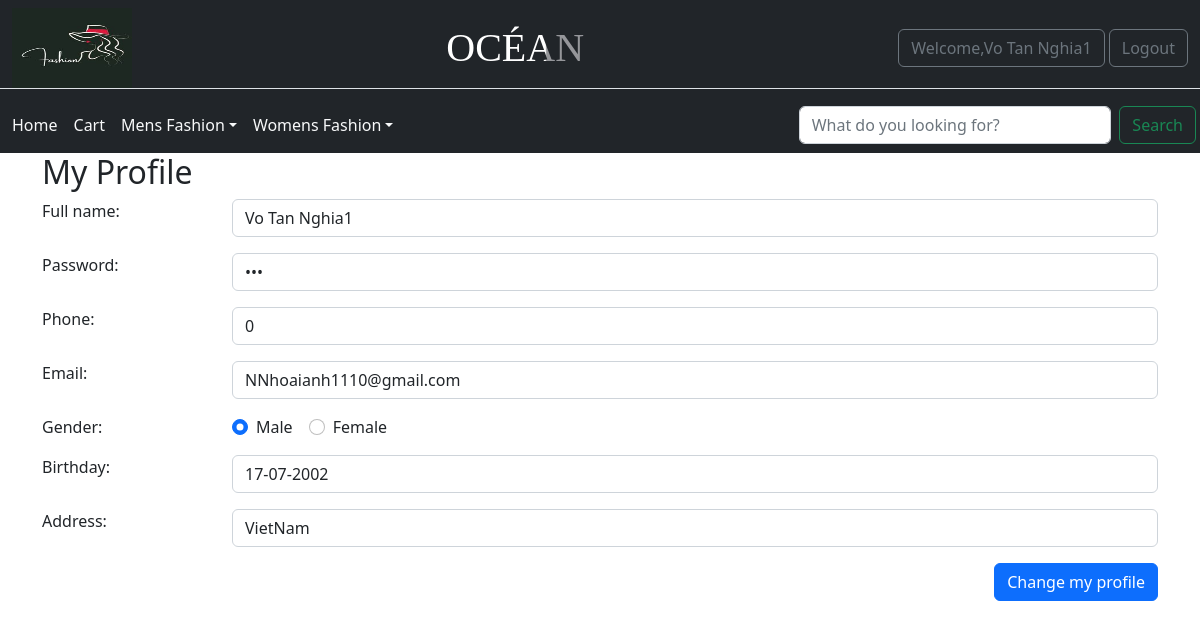
The page /profile.php (signed in) on the database its author committed.
### tables this page shows
CREATE TABLE `user` (
  `user_id` int(6) NOT NULL,
  `email` varchar(40) NOT NULL,
  `fullname` varchar(40) NOT NULL,
  `gender` tinyint(1) NOT NULL,
  `address` varchar(200) DEFAULT NULL,
  `password` varchar(100) NOT NULL,
  `role` varchar(10) NOT NULL,
  `phone` varchar(10) NOT NULL,
  `birthday` date NOT NULL
);

### profile.php (the view, shortened to what this page needs)
<?php
include_once 'header.php';
    $user_id = $_SESSION['userid'];
    $sql = "SELECT * FROM user where user_id=$user_id ";
    $re = $dblink->query($sql);
    if($re->num_rows<2):
        while($row = $re->fetch_assoc()):
            $birthday =date('d-m-Y',strtotime($row['birthday']));
?>
    <body>
        <div class="container">
            <h2>My Profile</h2>
            <form action="" id="form1" name="form1" method="post" class="needs-validation">
                <div class="row pb-3">
                    <label for="fullname" class="col-md-2 col-form-lable">Full name:</label>
                    <div class="col-md-10">
                        <input type="text" name="fullname" id="fullname" readonly required class="form-control"
                            placeholder="Enter your full name" value="<?=$row['fullname']?>">
                    </div>
                </div>
                <div class="row pb-3">
                    <label for="pass" class="col-md-2 col-form-lable">Password:</label>
                    <div class="col-md-10">
                        <input type="password" name="pass" id="pass" readonly required class="form-control"
                            placeholder="Enter your password" value="<?=$row['password']?>">
                    </div>
                </div>
                <div class="row pb-3">
                    <label for="phone" class="col-md-2 col-form-lable">Phone:</label>
                    <div class="col-md-10">
                        <input type="text" name="phone" id="phone" readonly required class="form-control"
                            placeholder="Enter your phone" value="<?=$row['phone']?>">
                    </div>
                </div>
                <div class="row pb-3">
                    <label for="email" class="col-md-2 col-form-lable">Email:</label>
                    <div class="col-md-10">
                        <input type="text" name="email" id="email" readonly required class="form-control"
                            placeholder="Enter your email" value="<?=$row['email']?>">
                    </div>
                </div>
                <div class="row pb-3">
                    <label for="gender" readonly class="col-md-2 col-form-lable">Gender:</label>
                    <div class="col-md-10 d-flex">
                        <div class="form-check pe-3 my-auto">
                            <input type="radio" name="gender" id="maleRd" class="form-check-input"  value="1"
                                <?= isset($row['gender'])==1?"checked":""?>>
                            <label for="maleRd" class="form-check-label">Male</label>
                        </div>
                        <div class="form-check my-auto">
                            <input type="radio" name="gender" id="femaleRd" class="form-check-input"  value="0"
                                <?= isset($row['gender'])==0?"checked":""?>>
                            <label for="femaleRd" class="form-check-label">Female</label>
                        </div>
                    </div>
                </div>
                <div class="row pb-3">
                    <label for="birthday" class="col-md-2 col-form-lable">Birthday:</label>
                    <div class="col-md-10">
                    <input type="text" name="address" id="address" readonly required class="form-control"
                            placeholder="Enter your address" value="<?=$birthday?>">
                    </div>
                </div>
                <div class="row pb-3">
                    <label for="address" class="col-md-2 col-form-lable">Address:</label>
                    <div class="col-md-10">
                        <input type="text" name="address" id="address" readonly required class="form-control"
                            placeholder="Enter your address" value="<?=$row['address']?>">
                    </div>
                </div>
                <?php
endwhile;
else:
echo "Error, user id has exist!";
endif;
?>
                <div class="row pb-3 ms-auto">
                    <div class="col-md-12 d-flex justify-content-end">
                        <button onclick="window.location.href='Update_profile.php'" type="button" class="btn btn-primary">
                        Change my profile</button>
                    </div>
                </div>
            </form>
        </div>
    </body>

### ASM.css (style rules this page uses)
body { margin: 0; padding: 0; font-family: 'Raleway', sans-serif; background-color: #000; }

### rows shown on the page
user: fullname "Vo Tan Nghia1", phone "0", email "NNhoaianh1110@gmail.com", gender "☑ Male", gender "☐ Female", address "17-07-2002", address "VietNam"

### other values the page prints
$_SESSION['user_name'] "Vo Tan Nghia1"
$row1[0] "Mens Fashion"
$row1[0] "Womens Fashion"
